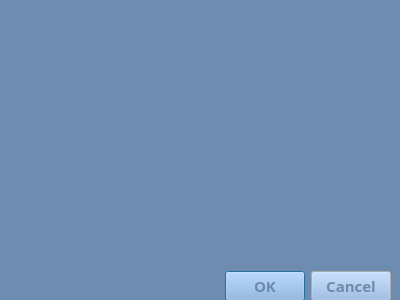
<?xml version="1.0" encoding="UTF-8"?>
<ui version="4.0">
 <class>Dialog</class>
 <widget class="QDialog" name="Dialog">
  <property name="geometry">
   <rect>
    <x>0</x>
    <y>0</y>
    <width>400</width>
    <height>300</height>
   </rect>
  </property>
  <property name="windowTitle">
   <string>Dialog</string>
  </property>
  <widget class="QDialogButtonBox" name="buttonBox">
   <property name="geometry">
    <rect>
     <x>50</x>
     <y>270</y>
     <width>341</width>
     <height>32</height>
    </rect>
   </property>
   <property name="palette">
    <palette>
     <active>
      <colorrole role="WindowText">
       <brush brushstyle="SolidPattern">
        <color alpha="255">
         <red>142</red>
         <green>180</green>
         <blue>227</blue>
        </color>
       </brush>
      </colorrole>
      <colorrole role="Button">
       <brush brushstyle="SolidPattern">
        <color alpha="255">
         <red>142</red>
         <green>180</green>
         <blue>227</blue>
        </color>
       </brush>
      </colorrole>
      <colorrole role="Light">
       <brush brushstyle="SolidPattern">
        <color alpha="255">
         <red>142</red>
         <green>180</green>
         <blue>227</blue>
        </color>
       </brush>
      </colorrole>
      <colorrole role="Midlight">
       <brush brushstyle="SolidPattern">
        <color alpha="255">
         <red>142</red>
         <green>180</green>
         <blue>227</blue>
        </color>
       </brush>
      </colorrole>
      <colorrole role="Dark">
       <brush brushstyle="SolidPattern">
        <color alpha="255">
         <red>142</red>
         <green>180</green>
         <blue>227</blue>
        </color>
       </brush>
      </colorrole>
      <colorrole role="Mid">
       <brush brushstyle="SolidPattern">
        <color alpha="255">
         <red>142</red>
         <green>180</green>
         <blue>227</blue>
        </color>
       </brush>
      </colorrole>
      <colorrole role="Text">
       <brush brushstyle="SolidPattern">
        <color alpha="255">
         <red>142</red>
         <green>180</green>
         <blue>227</blue>
        </color>
       </brush>
      </colorrole>
      <colorrole role="ButtonText">
       <brush brushstyle="SolidPattern">
        <color alpha="255">
         <red>108</red>
         <green>138</green>
         <blue>173</blue>
        </color>
       </brush>
      </colorrole>
      <colorrole role="Base">
       <brush brushstyle="SolidPattern">
        <color alpha="255">
         <red>142</red>
         <green>180</green>
         <blue>227</blue>
        </color>
       </brush>
      </colorrole>
     </active>
     <inactive>
      <colorrole role="WindowText">
       <brush brushstyle="SolidPattern">
        <color alpha="255">
         <red>142</red>
         <green>180</green>
         <blue>227</blue>
        </color>
       </brush>
      </colorrole>
      <colorrole role="Button">
       <brush brushstyle="SolidPattern">
        <color alpha="255">
         <red>142</red>
         <green>180</green>
         <blue>227</blue>
        </color>
       </brush>
      </colorrole>
      <colorrole role="Light">
       <brush brushstyle="SolidPattern">
        <color alpha="255">
         <red>142</red>
         <green>180</green>
         <blue>227</blue>
        </color>
       </brush>
      </colorrole>
      <colorrole role="Midlight">
       <brush brushstyle="SolidPattern">
        <color alpha="255">
         <red>142</red>
         <green>180</green>
         <blue>227</blue>
        </color>
       </brush>
      </colorrole>
      <colorrole role="Dark">
       <brush brushstyle="SolidPattern">
        <color alpha="255">
         <red>142</red>
         <green>180</green>
         <blue>227</blue>
        </color>
       </brush>
      </colorrole>
      <colorrole role="Mid">
       <brush brushstyle="SolidPattern">
        <color alpha="255">
         <red>142</red>
         <green>180</green>
         <blue>227</blue>
        </color>
       </brush>
      </colorrole>
      <colorrole role="Text">
       <brush brushstyle="SolidPattern">
        <color alpha="255">
         <red>142</red>
         <green>180</green>
         <blue>227</blue>
        </color>
       </brush>
      </colorrole>
      <colorrole role="ButtonText">
       <brush brushstyle="SolidPattern">
        <color alpha="255">
         <red>108</red>
         <green>138</green>
         <blue>173</blue>
        </color>
       </brush>
      </colorrole>
      <colorrole role="Base">
       <brush brushstyle="SolidPattern">
        <color alpha="255">
         <red>142</red>
         <green>180</green>
         <blue>227</blue>
        </color>
       </brush>
      </colorrole>
     </inactive>
     <disabled>
      <colorrole role="WindowText">
       <brush brushstyle="SolidPattern">
        <color alpha="255">
         <red>142</red>
         <green>180</green>
         <blue>227</blue>
        </color>
       </brush>
      </colorrole>
      <colorrole role="Button">
       <brush brushstyle="SolidPattern">
        <color alpha="255">
         <red>142</red>
         <green>180</green>
         <blue>227</blue>
        </color>
       </brush>
      </colorrole>
      <colorrole role="Light">
       <brush brushstyle="SolidPattern">
        <color alpha="255">
         <red>142</red>
         <green>180</green>
         <blue>227</blue>
        </color>
       </brush>
      </colorrole>
      <colorrole role="Midlight">
       <brush brushstyle="SolidPattern">
        <color alpha="255">
         <red>142</red>
         <green>180</green>
         <blue>227</blue>
        </color>
       </brush>
      </colorrole>
      <colorrole role="Dark">
       <brush brushstyle="SolidPattern">
        <color alpha="255">
         <red>142</red>
         <green>180</green>
         <blue>227</blue>
        </color>
       </brush>
      </colorrole>
      <colorrole role="Mid">
       <brush brushstyle="SolidPattern">
        <color alpha="255">
         <red>142</red>
         <green>180</green>
         <blue>227</blue>
        </color>
       </brush>
      </colorrole>
      <colorrole role="Text">
       <brush brushstyle="SolidPattern">
        <color alpha="255">
         <red>142</red>
         <green>180</green>
         <blue>227</blue>
        </color>
       </brush>
      </colorrole>
      <colorrole role="ButtonText">
       <brush brushstyle="SolidPattern">
        <color alpha="255">
         <red>142</red>
         <green>180</green>
         <blue>227</blue>
        </color>
       </brush>
      </colorrole>
      <colorrole role="Base">
       <brush brushstyle="SolidPattern">
        <color alpha="255">
         <red>240</red>
         <green>240</green>
         <blue>240</blue>
        </color>
       </brush>
      </colorrole>
     </disabled>
    </palette>
   </property>
   <property name="font">
    <font>
     <family>Century Gothic</family>
     <pointsize>11</pointsize>
     <weight>75</weight>
     <bold>true</bold>
    </font>
   </property>
   <property name="orientation">
    <enum>Qt::Horizontal</enum>
   </property>
   <property name="standardButtons">
    <set>QDialogButtonBox::Cancel|QDialogButtonBox::Ok</set>
   </property>
  </widget>
  <widget class="QTextBrowser" name="label">
   <property name="geometry">
    <rect>
     <x>0</x>
     <y>0</y>
     <width>401</width>
     <height>271</height>
    </rect>
   </property>
   <property name="palette">
    <palette>
     <active>
      <colorrole role="WindowText">
       <brush brushstyle="SolidPattern">
        <color alpha="255">
         <red>255</red>
         <green>255</green>
         <blue>255</blue>
        </color>
       </brush>
      </colorrole>
      <colorrole role="Button">
       <brush brushstyle="SolidPattern">
        <color alpha="255">
         <red>105</red>
         <green>134</green>
         <blue>168</blue>
        </color>
       </brush>
      </colorrole>
      <colorrole role="Light">
       <brush brushstyle="SolidPattern">
        <color alpha="255">
         <red>110</red>
         <green>140</green>
         <blue>176</blue>
        </color>
       </brush>
      </colorrole>
      <colorrole role="Midlight">
       <brush brushstyle="SolidPattern">
        <color alpha="255">
         <red>110</red>
         <green>140</green>
         <blue>176</blue>
        </color>
       </brush>
      </colorrole>
      <colorrole role="Dark">
       <brush brushstyle="SolidPattern">
        <color alpha="255">
         <red>110</red>
         <green>140</green>
         <blue>176</blue>
        </color>
       </brush>
      </colorrole>
      <colorrole role="Mid">
       <brush brushstyle="SolidPattern">
        <color alpha="255">
         <red>110</red>
         <green>140</green>
         <blue>176</blue>
        </color>
       </brush>
      </colorrole>
      <colorrole role="Text">
       <brush brushstyle="SolidPattern">
        <color alpha="255">
         <red>255</red>
         <green>255</green>
         <blue>255</blue>
        </color>
       </brush>
      </colorrole>
      <colorrole role="ButtonText">
       <brush brushstyle="SolidPattern">
        <color alpha="255">
         <red>255</red>
         <green>255</green>
         <blue>255</blue>
        </color>
       </brush>
      </colorrole>
      <colorrole role="Base">
       <brush brushstyle="SolidPattern">
        <color alpha="255">
         <red>110</red>
         <green>140</green>
         <blue>176</blue>
        </color>
       </brush>
      </colorrole>
     </active>
     <inactive>
      <colorrole role="WindowText">
       <brush brushstyle="SolidPattern">
        <color alpha="255">
         <red>255</red>
         <green>255</green>
         <blue>255</blue>
        </color>
       </brush>
      </colorrole>
      <colorrole role="Button">
       <brush brushstyle="SolidPattern">
        <color alpha="255">
         <red>105</red>
         <green>134</green>
         <blue>168</blue>
        </color>
       </brush>
      </colorrole>
      <colorrole role="Light">
       <brush brushstyle="SolidPattern">
        <color alpha="255">
         <red>110</red>
         <green>140</green>
         <blue>176</blue>
        </color>
       </brush>
      </colorrole>
      <colorrole role="Midlight">
       <brush brushstyle="SolidPattern">
        <color alpha="255">
         <red>110</red>
         <green>140</green>
         <blue>176</blue>
        </color>
       </brush>
      </colorrole>
      <colorrole role="Dark">
       <brush brushstyle="SolidPattern">
        <color alpha="255">
         <red>110</red>
         <green>140</green>
         <blue>176</blue>
        </color>
       </brush>
      </colorrole>
      <colorrole role="Mid">
       <brush brushstyle="SolidPattern">
        <color alpha="255">
         <red>110</red>
         <green>140</green>
         <blue>176</blue>
        </color>
       </brush>
      </colorrole>
      <colorrole role="Text">
       <brush brushstyle="SolidPattern">
        <color alpha="255">
         <red>255</red>
         <green>255</green>
         <blue>255</blue>
        </color>
       </brush>
      </colorrole>
      <colorrole role="ButtonText">
       <brush brushstyle="SolidPattern">
        <color alpha="255">
         <red>255</red>
         <green>255</green>
         <blue>255</blue>
        </color>
       </brush>
      </colorrole>
      <colorrole role="Base">
       <brush brushstyle="SolidPattern">
        <color alpha="255">
         <red>110</red>
         <green>140</green>
         <blue>176</blue>
        </color>
       </brush>
      </colorrole>
     </inactive>
     <disabled>
      <colorrole role="WindowText">
       <brush brushstyle="SolidPattern">
        <color alpha="255">
         <red>110</red>
         <green>140</green>
         <blue>176</blue>
        </color>
       </brush>
      </colorrole>
      <colorrole role="Button">
       <brush brushstyle="SolidPattern">
        <color alpha="255">
         <red>105</red>
         <green>134</green>
         <blue>168</blue>
        </color>
       </brush>
      </colorrole>
      <colorrole role="Light">
       <brush brushstyle="SolidPattern">
        <color alpha="255">
         <red>110</red>
         <green>140</green>
         <blue>176</blue>
        </color>
       </brush>
      </colorrole>
      <colorrole role="Midlight">
       <brush brushstyle="SolidPattern">
        <color alpha="255">
         <red>110</red>
         <green>140</green>
         <blue>176</blue>
        </color>
       </brush>
      </colorrole>
      <colorrole role="Dark">
       <brush brushstyle="SolidPattern">
        <color alpha="255">
         <red>110</red>
         <green>140</green>
         <blue>176</blue>
        </color>
       </brush>
      </colorrole>
      <colorrole role="Mid">
       <brush brushstyle="SolidPattern">
        <color alpha="255">
         <red>110</red>
         <green>140</green>
         <blue>176</blue>
        </color>
       </brush>
      </colorrole>
      <colorrole role="Text">
       <brush brushstyle="SolidPattern">
        <color alpha="255">
         <red>110</red>
         <green>140</green>
         <blue>176</blue>
        </color>
       </brush>
      </colorrole>
      <colorrole role="ButtonText">
       <brush brushstyle="SolidPattern">
        <color alpha="255">
         <red>110</red>
         <green>140</green>
         <blue>176</blue>
        </color>
       </brush>
      </colorrole>
      <colorrole role="Base">
       <brush brushstyle="SolidPattern">
        <color alpha="255">
         <red>240</red>
         <green>240</green>
         <blue>240</blue>
        </color>
       </brush>
      </colorrole>
     </disabled>
    </palette>
   </property>
   <property name="font">
    <font>
     <family>Century Gothic</family>
     <pointsize>11</pointsize>
     <weight>50</weight>
     <bold>false</bold>
    </font>
   </property>
   <property name="frameShape">
    <enum>QFrame::NoFrame</enum>
   </property>
  </widget>
  <widget class="QTextBrowser" name="label_2">
   <property name="geometry">
    <rect>
     <x>0</x>
     <y>160</y>
     <width>401</width>
     <height>271</height>
    </rect>
   </property>
   <property name="palette">
    <palette>
     <active>
      <colorrole role="WindowText">
       <brush brushstyle="SolidPattern">
        <color alpha="255">
         <red>255</red>
         <green>255</green>
         <blue>255</blue>
        </color>
       </brush>
      </colorrole>
      <colorrole role="Button">
       <brush brushstyle="SolidPattern">
        <color alpha="255">
         <red>105</red>
         <green>134</green>
         <blue>168</blue>
        </color>
       </brush>
      </colorrole>
      <colorrole role="Light">
       <brush brushstyle="SolidPattern">
        <color alpha="255">
         <red>110</red>
         <green>140</green>
         <blue>176</blue>
        </color>
       </brush>
      </colorrole>
      <colorrole role="Midlight">
       <brush brushstyle="SolidPattern">
        <color alpha="255">
         <red>110</red>
         <green>140</green>
         <blue>176</blue>
        </color>
       </brush>
      </colorrole>
      <colorrole role="Dark">
       <brush brushstyle="SolidPattern">
        <color alpha="255">
         <red>110</red>
         <green>140</green>
         <blue>176</blue>
        </color>
       </brush>
      </colorrole>
      <colorrole role="Mid">
       <brush brushstyle="SolidPattern">
        <color alpha="255">
         <red>110</red>
         <green>140</green>
         <blue>176</blue>
        </color>
       </brush>
      </colorrole>
      <colorrole role="Text">
       <brush brushstyle="SolidPattern">
        <color alpha="255">
         <red>255</red>
         <green>255</green>
         <blue>255</blue>
        </color>
       </brush>
      </colorrole>
      <colorrole role="ButtonText">
       <brush brushstyle="SolidPattern">
        <color alpha="255">
         <red>255</red>
         <green>255</green>
         <blue>255</blue>
        </color>
       </brush>
      </colorrole>
      <colorrole role="Base">
       <brush brushstyle="SolidPattern">
        <color alpha="255">
         <red>110</red>
         <green>140</green>
         <blue>176</blue>
        </color>
       </brush>
      </colorrole>
     </active>
     <inactive>
      <colorrole role="WindowText">
       <brush brushstyle="SolidPattern">
        <color alpha="255">
         <red>255</red>
         <green>255</green>
         <blue>255</blue>
        </color>
       </brush>
      </colorrole>
      <colorrole role="Button">
       <brush brushstyle="SolidPattern">
        <color alpha="255">
         <red>105</red>
         <green>134</green>
         <blue>168</blue>
        </color>
       </brush>
      </colorrole>
      <colorrole role="Light">
       <brush brushstyle="SolidPattern">
        <color alpha="255">
         <red>110</red>
         <green>140</green>
         <blue>176</blue>
        </color>
       </brush>
      </colorrole>
      <colorrole role="Midlight">
       <brush brushstyle="SolidPattern">
        <color alpha="255">
         <red>110</red>
         <green>140</green>
         <blue>176</blue>
        </color>
       </brush>
      </colorrole>
      <colorrole role="Dark">
       <brush brushstyle="SolidPattern">
        <color alpha="255">
         <red>110</red>
         <green>140</green>
         <blue>176</blue>
        </color>
       </brush>
      </colorrole>
      <colorrole role="Mid">
       <brush brushstyle="SolidPattern">
        <color alpha="255">
         <red>110</red>
         <green>140</green>
         <blue>176</blue>
        </color>
       </brush>
      </colorrole>
      <colorrole role="Text">
       <brush brushstyle="SolidPattern">
        <color alpha="255">
         <red>255</red>
         <green>255</green>
         <blue>255</blue>
        </color>
       </brush>
      </colorrole>
      <colorrole role="ButtonText">
       <brush brushstyle="SolidPattern">
        <color alpha="255">
         <red>255</red>
         <green>255</green>
         <blue>255</blue>
        </color>
       </brush>
      </colorrole>
      <colorrole role="Base">
       <brush brushstyle="SolidPattern">
        <color alpha="255">
         <red>110</red>
         <green>140</green>
         <blue>176</blue>
        </color>
       </brush>
      </colorrole>
     </inactive>
     <disabled>
      <colorrole role="WindowText">
       <brush brushstyle="SolidPattern">
        <color alpha="255">
         <red>110</red>
         <green>140</green>
         <blue>176</blue>
        </color>
       </brush>
      </colorrole>
      <colorrole role="Button">
       <brush brushstyle="SolidPattern">
        <color alpha="255">
         <red>105</red>
         <green>134</green>
         <blue>168</blue>
        </color>
       </brush>
      </colorrole>
      <colorrole role="Light">
       <brush brushstyle="SolidPattern">
        <color alpha="255">
         <red>110</red>
         <green>140</green>
         <blue>176</blue>
        </color>
       </brush>
      </colorrole>
      <colorrole role="Midlight">
       <brush brushstyle="SolidPattern">
        <color alpha="255">
         <red>110</red>
         <green>140</green>
         <blue>176</blue>
        </color>
       </brush>
      </colorrole>
      <colorrole role="Dark">
       <brush brushstyle="SolidPattern">
        <color alpha="255">
         <red>110</red>
         <green>140</green>
         <blue>176</blue>
        </color>
       </brush>
      </colorrole>
      <colorrole role="Mid">
       <brush brushstyle="SolidPattern">
        <color alpha="255">
         <red>110</red>
         <green>140</green>
         <blue>176</blue>
        </color>
       </brush>
      </colorrole>
      <colorrole role="Text">
       <brush brushstyle="SolidPattern">
        <color alpha="255">
         <red>110</red>
         <green>140</green>
         <blue>176</blue>
        </color>
       </brush>
      </colorrole>
      <colorrole role="ButtonText">
       <brush brushstyle="SolidPattern">
        <color alpha="255">
         <red>110</red>
         <green>140</green>
         <blue>176</blue>
        </color>
       </brush>
      </colorrole>
      <colorrole role="Base">
       <brush brushstyle="SolidPattern">
        <color alpha="255">
         <red>240</red>
         <green>240</green>
         <blue>240</blue>
        </color>
       </brush>
      </colorrole>
     </disabled>
    </palette>
   </property>
   <property name="font">
    <font>
     <family>Century Gothic</family>
     <pointsize>11</pointsize>
     <weight>50</weight>
     <bold>false</bold>
    </font>
   </property>
   <property name="frameShape">
    <enum>QFrame::NoFrame</enum>
   </property>
  </widget>
  <zorder>label_2</zorder>
  <zorder>label</zorder>
  <zorder>buttonBox</zorder>
 </widget>
 <resources/>
 <connections>
  <connection>
   <sender>buttonBox</sender>
   <signal>accepted()</signal>
   <receiver>Dialog</receiver>
   <slot>accept()</slot>
   <hints>
    <hint type="sourcelabel">
     <x>248</x>
     <y>254</y>
    </hint>
    <hint type="destinationlabel">
     <x>157</x>
     <y>274</y>
    </hint>
   </hints>
  </connection>
  <connection>
   <sender>buttonBox</sender>
   <signal>rejected()</signal>
   <receiver>Dialog</receiver>
   <slot>reject()</slot>
   <hints>
    <hint type="sourcelabel">
     <x>316</x>
     <y>260</y>
    </hint>
    <hint type="destinationlabel">
     <x>286</x>
     <y>274</y>
    </hint>
   </hints>
  </connection>
 </connections>
</ui>
